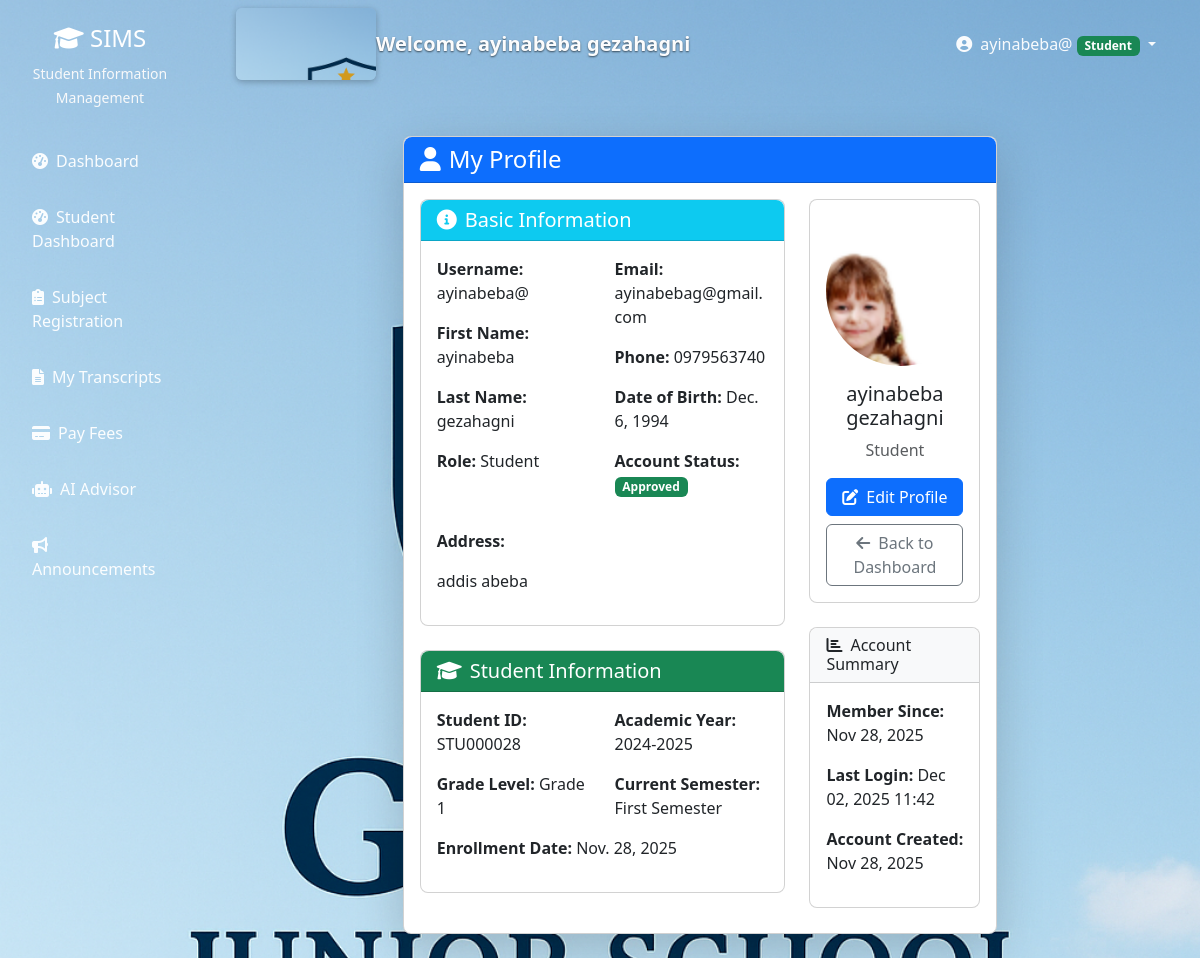
The page /profile/ (signed in) on the database its author committed.
### users/models.py (models this page shows, shortened)
class User(AbstractUser):
    ROLE_CHOICES = (
        ('admin', 'Administrator'),
        ('teacher', 'Teacher'),
        ('student', 'Student'),
        ('registrar', 'Registrar'),
        ('finance', 'Finance Officer'),
        ('parent', 'Parent'),
    )
    role = models.CharField(max_length=20, choices=ROLE_CHOICES)
    phone = models.CharField(max_length=15, blank=True)
    address = models.TextField(blank=True)
    date_of_birth = models.DateField(null=True, blank=True)
    profile_picture = models.ImageField(upload_to='profiles/', null=True, blank=True)
    is_approved = models.BooleanField(default=False)
    created_at = models.DateTimeField(auto_now_add=True)

class StudentProfile(models.Model):
    GRADE_CHOICES = [
        (1, 'Grade 1'),
        (2, 'Grade 2'),
        (3, 'Grade 3'),
        (4, 'Grade 4'),
        (5, 'Grade 5'),
        (6, 'Grade 6'),
        (7, 'Grade 7'),
        (8, 'Grade 8'),
    ]
    SEMESTER_CHOICES = [
        ('first', 'First Semester'),
        ('second', 'Second Semester'),
    ]
    user = models.OneToOneField(User, on_delete=models.CASCADE)
    student_id = models.CharField(max_length=20, unique=True)
    grade_level = models.IntegerField(choices=GRADE_CHOICES, default=1)
    current_semester = models.CharField(max_length=10, choices=SEMESTER_CHOICES, default='first')
    academic_year = models.CharField(max_length=9, default='2024-2025')
    enrollment_date = models.DateField(auto_now_add=True)
    def get_current_semester_display(self):
        return dict(self.SEMESTER_CHOICES).get(self.current_semester, 'Unknown')

### users/views.py (the view)
# urls.py: path('profile/', views.profile, name='profile'),
@login_required
def profile(request):
    user = request.user
    context = {
        'user': user,
    }
    if user.role == 'student':
        try:
            context['student_profile'] = user.studentprofile
        except StudentProfile.DoesNotExist:
            pass
    elif user.role == 'teacher':
        try:
            context['teacher_profile'] = user.teacherprofile
        except TeacherProfile.DoesNotExist:
            pass
    elif user.role == 'parent':
        try:
            context['parent_profile'] = user.parentprofile
            context['linked_students'] = StudentParent.objects.filter(parent=user).select_related('student', 'student__studentprofile')
        except ParentProfile.DoesNotExist:
            pass
    return render(request, 'users/profile.html', context)

### templates/users/profile.html (shortened to what this page needs)
{% extends 'base.html' %}
{% load static %}
{% block content %}
<div class="container-fluid py-4">
    <div class="row justify-content-center">
        <div class="col-md-10 col-lg-8">
            <div class="card shadow-lg">
                <div class="card-header bg-primary text-white">
                    <h4 class="card-title mb-0">
                        <i class="fas fa-user me-2"></i>My Profile
                    </h4>
                </div>
                <div class="card-body">
                    <div class="row">
                        <div class="col-md-8">
                            <div class="card mb-4">
                                <div class="card-header bg-info text-white">
                                    <h5 class="card-title mb-0">
                                        <i class="fas fa-info-circle me-2"></i>Basic Information
                                    </h5>
                                </div>
                                <div class="card-body">
                                    <div class="row">
                                        <div class="col-md-6">
                                            <p><strong>Username:</strong> {{ user.username }}</p>
                                            <p><strong>First Name:</strong> {{ user.first_name }}</p>
                                            <p><strong>Last Name:</strong> {{ user.last_name }}</p>
                                            <p><strong>Role:</strong> {{ user.get_role_display }}</p>
                                        </div>
                                        <div class="col-md-6">
                                            <p><strong>Email:</strong> {{ user.email }}</p>
                                            <p><strong>Phone:</strong> {{ user.phone|default:"Not provided" }}</p>
                                            <p><strong>Date of Birth:</strong> {{ user.date_of_birth|default:"Not provided" }}</p>
                                            <p><strong>Account Status:</strong>
                                                <span class="badge {% if user.is_approved %}bg-success{% else %}bg-warning{% endif %}">
                                                    {% if user.is_approved %}Approved{% else %}Pending Approval{% endif %}
                                                </span>
                                            </p>
                                        </div>
                                    </div>
                                    <div class="mt-3">
                                        <p><strong>Address:</strong> {{ user.address|default:"Not provided"|linebreaks }}</p>
                                    </div>
                                </div>
                            </div>
                            {% if user.role == 'student' and student_profile %}
                            <div class="card mb-4">
                                <div class="card-header bg-success text-white">
                                    <h5 class="card-title mb-0">
                                        <i class="fas fa-graduation-cap me-2"></i>Student Information
                                    </h5>
                                </div>
                                <div class="card-body">
                                    <div class="row">
                                        <div class="col-md-6">
                                            <p><strong>Student ID:</strong> {{ student_profile.student_id }}</p>
                                            <p><strong>Grade Level:</strong> Grade {{ student_profile.grade_level }}</p>
                                        </div>
                                        <div class="col-md-6">
                                            <p><strong>Academic Year:</strong> {{ student_profile.academic_year }}</p>
                                            <p><strong>Current Semester:</strong> {{ student_profile.get_current_semester_display }}</p>
                                        </div>
                                    </div>
                                    <p><strong>Enrollment Date:</strong> {{ student_profile.enrollment_date }}</p>
                                </div>
                            </div>
                            {% endif %}
                        </div>
                        <div class="col-md-4">
                            <div class="card mb-4">
                                <div class="card-body text-center">
                                    {% if user.profile_picture %}
                                        <img src="{{ user.profile_picture.url }}" alt="Profile Picture"
                                             class="rounded-circle mb-3" style="width: 150px; height: 150px; object-fit: cover;">
                                    {% else %}
                                        <div class="bg-light rounded-circle d-inline-flex align-items-center justify-content-center mb-3"
                                             style="width: 150px; height: 150px;">
                                            <i class="fas fa-user fa-4x text-secondary"></i>
                                        </div>
                                    {% endif %}
                                    <h5>{{ user.get_full_name|default:user.username }}</h5>
                                    <p class="text-muted">{{ user.get_role_display }}</p>
                                    <div class="d-grid gap-2">
                                        <a href="{% url 'edit_profile' %}" class="btn btn-primary">
                                            <i class="fas fa-edit me-2"></i>Edit Profile
                                        </a>
                                        <a href="{% url 'dashboard' %}" class="btn btn-outline-secondary">
                                            <i class="fas fa-arrow-left me-2"></i>Back to Dashboard
                                        </a>
                                    </div>
                                </div>
                            </div>
                            <div class="card">
                                <div class="card-header bg-light">
                                    <h6 class="card-title mb-0">
                                        <i class="fas fa-chart-bar me-2"></i>Account Summary
                                    </h6>
                                </div>
                                <div class="card-body">
                                    <p><strong>Member Since:</strong> {{ user.date_joined|date:"M d, Y" }}</p>
                                    <p><strong>Last Login:</strong> {{ user.last_login|date:"M d, Y H:i"|default:"Never" }}</p>
                                    <p><strong>Account Created:</strong> {{ user.created_at|date:"M d, Y" }}</p>
                                </div>
                            </div>
                        </div>
                    </div>
                </div>
            </div>
        </div>
    </div>
</div>
{% endblock %}

### templates/base.html (shortened to what this page needs)
<!DOCTYPE html>
<html lang="en">
  <head>
    {% load static %}
    <link
      href="https://cdn.jsdelivr.net/npm/bootstrap@5.3.0/dist/css/bootstrap.min.css"
      rel="stylesheet"
    />
    <link
      href="https://cdnjs.cloudflare.com/ajax/libs/font-awesome/6.0.0/css/all.min.css"
      rel="stylesheet"
    />
  </head>
  <body>
    {% if user.is_authenticated %}
    <div class="container-fluid">
      <div class="row">
        <nav class="col-md-3 col-lg-2 d-md-block sidebar">
          <div class="position-sticky pt-4">
            <div class="text-center mb-4">
              <h4 class="text-white">
                <i class="fas fa-graduation-cap"></i> SIMS
              </h4>
              <small class="text-light">Student Information Management</small>
            </div>
            <ul class="nav flex-column">
              <li class="nav-item">
                <a
                  class="nav-link {% if request.resolver_match.url_name == 'dashboard' %}active{% endif %}"
                  href="{% url 'dashboard' %}"
                >
                  <i class="fas fa-tachometer-alt me-2"></i>Dashboard
                </a>
              </li>
              {% if user.role == 'student' or user.is_student %}
              <li class="nav-item">
                <a class="nav-link" href="{% url 'student_dashboard' %}">
                  <i class="fas fa-tachometer-alt me-2"></i>Student Dashboard
                </a>
              </li>
              <li class="nav-item">
                <a class="nav-link" href="{% url 'subject_registration' %}">
                  <i class="fas fa-clipboard-list me-2"></i>Subject Registration
                </a>
              </li>
              <li class="nav-item">
                <a class="nav-link" href="{% url 'view_transcripts' %}">
                  <i class="fas fa-file-alt me-2"></i>My Transcripts
                </a>
              </li>
              <li class="nav-item">
                <a class="nav-link" href="{% url 'pay_fees' %}">
                  <i class="fas fa-credit-card me-2"></i>Pay Fees
                </a>
              </li>
              <li class="nav-item">
                <a class="nav-link" href="{% url 'interact_with_ai' %}">
                  <i class="fas fa-robot me-2"></i>AI Advisor
                </a>
              </li>
              <li class="nav-item">
                <a class="nav-link" href="{% url 'view_announcements' %}">
                  <i class="fas fa-bullhorn me-2"></i>Announcements
                </a>
              </li>
              {% endif %}
            </ul>
          </div>
        </nav>
        <main class="col-md-9 ms-sm-auto col-lg-10 px-md-4 main-content">
          <nav
            class="navbar navbar-expand-lg navbar-light bg-white shadow-sm mb-4"
          >
            <div class="container-fluid">
              <span class="site-logo" aria-hidden="true"></span>
              <span class="navbar-brand"
                >Welcome, {{ user.get_full_name|default:user.username }}</span
              >
              <div class="navbar-nav ms-auto">
                <div class="nav-item dropdown">
                  <a
                    class="nav-link dropdown-toggle"
                    href="#"
                    id="navbarDropdown"
                    role="button"
                    data-bs-toggle="dropdown"
                  >
                    <i class="fas fa-user-circle me-1"></i> {{ user.username }}
                    <span
                      class="badge bg-{% if user.role == 'admin' %}danger{% elif user.role == 'teacher' %}info{% elif user.role == 'student' %}success{% elif user.role == 'parent' %}warning{% else %}secondary{% endif %}"
                    >
                      {{ user.get_role_display }}
                    </span>
                  </a>
                </div>
              </div>
            </div>
          </nav>
          <div class="container-fluid">{% block content %}{% endblock %}</div>
        </main>
      </div>
    </div>
    {% endif %}
  </body>
</html>

### templates/users/profile.html (style rules this page uses)
.card { border-radius: 0.5rem; }
.card-header { border-radius: 0.5rem 0.5rem 0 0 !important; }
.btn { border-radius: 0.375rem; }
.badge { font-size: 0.75rem; }

### rows shown on the page
User: get_full_name "ayinabeba gezahagni", username "ayinabeba@", role "Student", first_name "ayinabeba", last_name "gezahagni", email "ayinabebag@gmail.com", phone "0979563740", date_of_birth "Dec. 6, 1994", address "addis abeba", profile_picture (picture), date_joined "Nov 28, 2025", last_login "Dec 02, 2025 11:42", created_at "Nov 28, 2025"
StudentProfile: student_id "STU000028", grade_level "1", academic_year "2024-2025", current_semester "First Semester", enrollment_date "Nov. 28, 2025"
